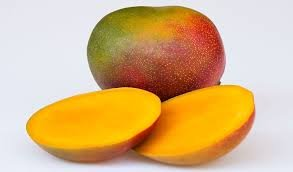
#> input picture Demo/mango.jpg, 293 x 172 px
$ python PicCrop.py
#> lines starting #> are read from the running program, lines starting #| are printed output that depends on the picture
from PIL import Image
import os
import glob


def crop(im, height, width):
    # im = Image.open(infile)
    imgwidth, imgheight = im.size
    for i in range(0, imgheight, height):
        for j in range(0, imgwidth, width):
            # print (i,j)
            box = (j, i, j + width, i + height)
            yield im.crop(box)


if __name__ == '__main__':
    '''
    # change the path and the base name of the image files
    imgdir = 'Pictures'
    basename = 'img-*.tif'
    filelist = glob.glob(os.path.join(imgdir, basename))
    for filenum, infile in enumerate(filelist):
        # infile='/Users/alex/Documents/PTV/test_splitter/cal/Camera 1-1-9.tif'
        print (filenum)  # keep the numbers as we change them here
        print (infile)
    '''
    im = Image.open("mango.jpg")
#> im is the input picture: PIL image 293x172 RGB; mean R, G, B 216.1, 181.5, 132.4
    imgwidth, imgheight = im.size
#> imgwidth = 293; imgheight = 172
    print ('Image size is: %d x %d ' % (imgwidth, imgheight))
#| Image size is: 293 x 172
    height = int(imgheight / 2) + 1
#> height = 87
    width = int(imgwidth / 2) + 1
#> width = 147
    start_num = 0
    for k, piece in enumerate(crop(im, height, width), start_num):
            # print k
            # print piece
        print('K: ', k, '\tpiece: ', piece)
        #print(width, "\t", height)
        img = Image.new('RGB', (width, height), 255)
            # print img
        img.paste(piece)
        path = os.path.join("IMG-%d.jpg" % int(k + 1))
        img.save(path)
#> this loop made 4 passes
#| K:  0 	piece:  <PIL.Image.Image image mode=RGB size=147x87 at 0x7F3F4A46A990>
#| K:  1 	piece:  <PIL.Image.Image image mode=RGB size=147x87 at 0x7F3F4A463ED0>
#| K:  2 	piece:  <PIL.Image.Image image mode=RGB size=147x87 at 0x7F3F4A46B850>
#| K:  3 	piece:  <PIL.Image.Image image mode=RGB size=147x87 at 0x7F3F4A46BED0>
#> pass 1, `img = Image.new('RGB', (width, height), 255)`:
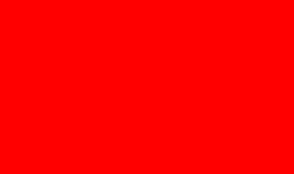
#> img: PIL image 147x87 RGB (shown 2 times larger); mean R, G, B 255, 0, 0
#> pass 1, `img.save(path)`:
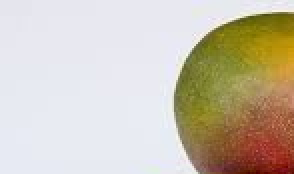
#> saved as IMG-1.jpg: PIL image 147x87 RGB (shown 2 times larger); mean R, G, B 203.4, 194, 177.8
#> pass 2, `img.save(path)`:
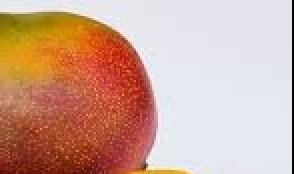
#> saved as IMG-2.jpg: PIL image 147x87 RGB (shown 2 times larger); mean R, G, B 206.3, 167.4, 150.3
#> after the loop:
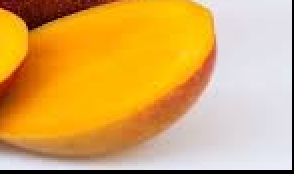
#> img: PIL image 147x87 RGB (shown 2 times larger); mean R, G, B 218.6, 171, 92.9
        #os.rename(path, os.path.join("cam%d.1%05d" %(int(k + 1), filenum)))
